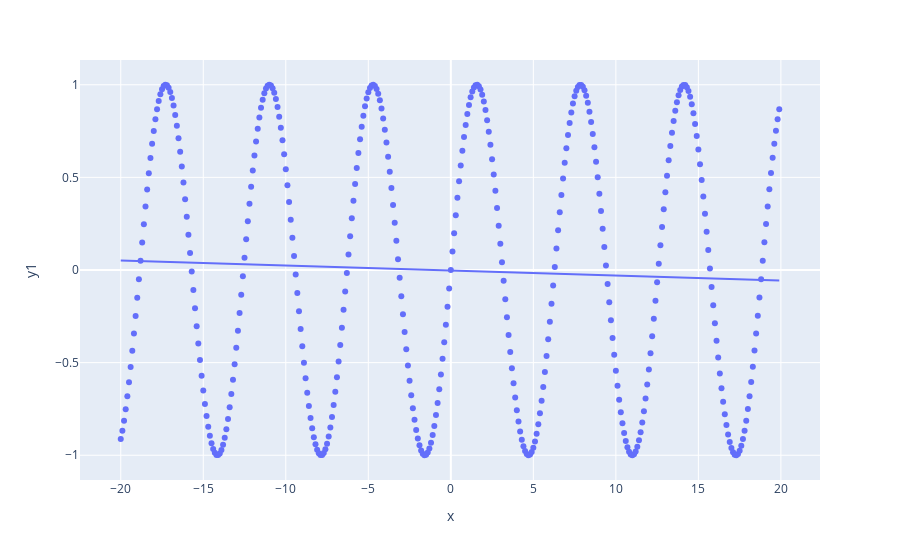
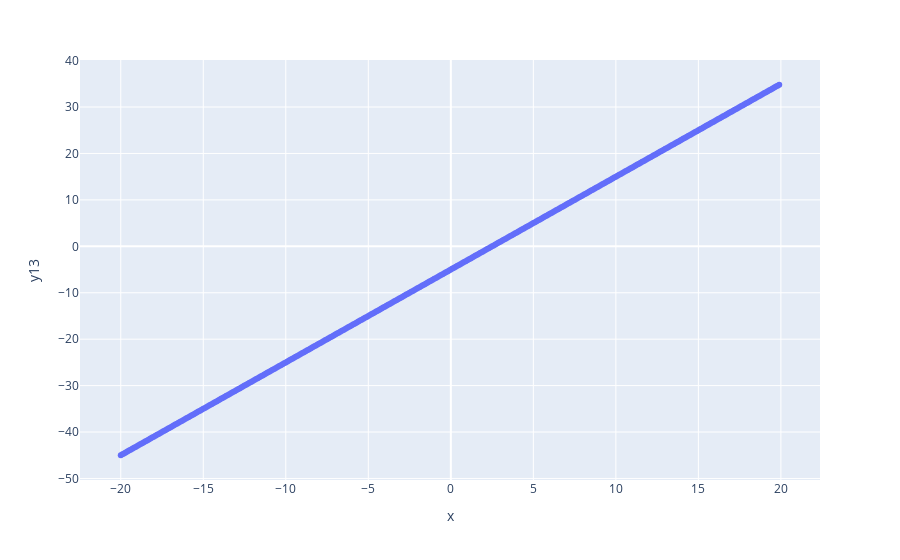
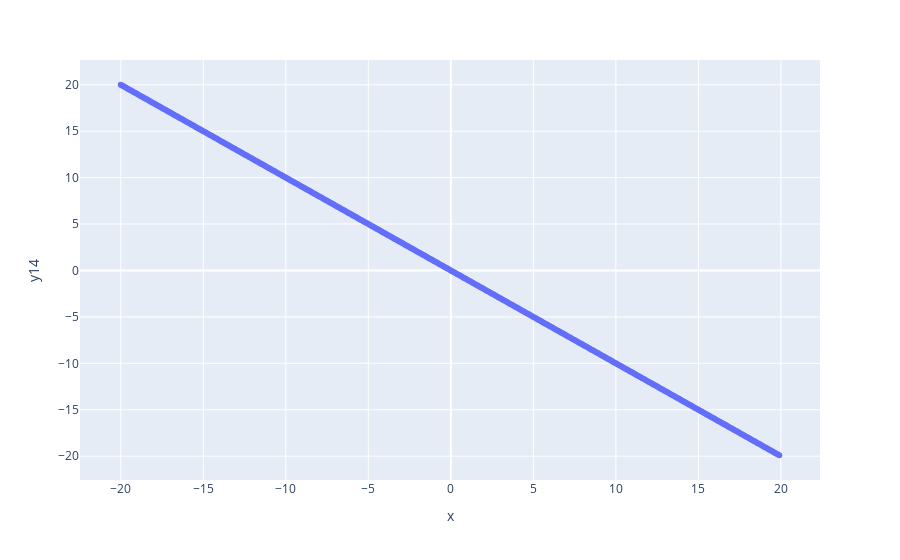
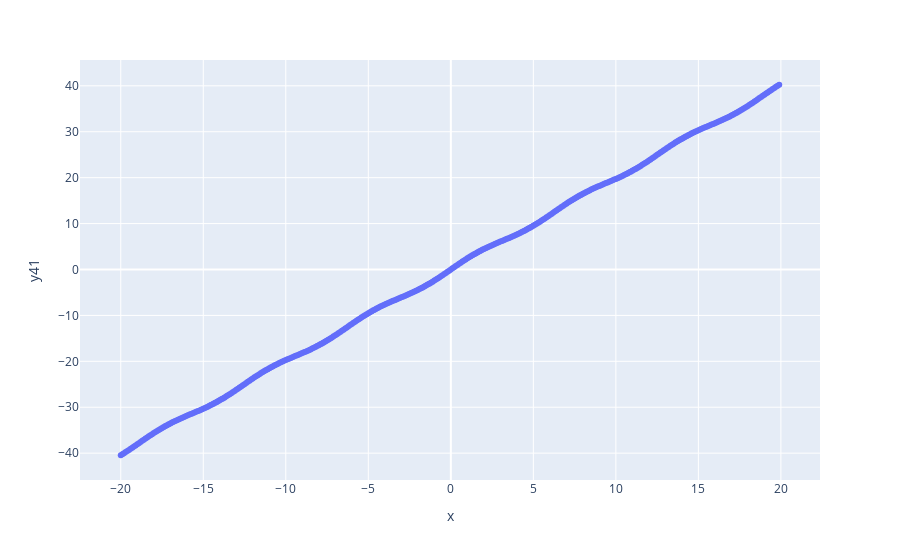

The notebook cell saved with these charts, in order:
### Code cell
import plotly.express as px #importing the library 
fig = px.scatter(train, x="x", y="y4", trendline="ols") #Creating the plot
fig.show() #Showing the plot
for i in min_ideal:
    fig = px.scatter(min_ideal, x="x", y=min_ideal[i], trendline="ols") #Creating the plot
    fig.show() #Showing the plot

### Figure 1 — Plotly figure (JSON) as saved in the notebook; plotly's stock layout.template omitted (floating-point values rounded to 4 significant figures; data arrays with more than 128 entries replaced by an {"elided": "..."} marker saying what was removed)
{"data": [{"hovertemplate": "x=%{x}<br>y1=%{y}<extra></extra>", "legendgroup": "", "marker": {"color": "#636efa", "symbol": "circle"}, "mode": "markers", "name": "", "orientation": "v", "showlegend": false, "type": "scatter", "x": {"elided": "400 float values"}, "xaxis": "x", "y": {"elided": "400 float values"}, "yaxis": "y"}, {"hovertemplate": "<b>OLS trendline</b><br>y1 = -0.0027163 * x + -0.00241818<br>R<sup>2</sup>=0.002005<br><br>x=%{x}<br>y1=%{y} <b>(trend)</b><extra></extra>", "legendgroup": "", "marker": {"color": "#636efa", "symbol": "circle"}, "mode": "lines", "name": "", "showlegend": false, "type": "scatter", "x": {"elided": "400 float values"}, "xaxis": "x", "y": {"elided": "400 float values"}, "yaxis": "y"}], "layout": {"legend": {"tracegroupgap": 0}, "margin": {"t": 60}, "xaxis": {"anchor": "y", "domain": [0, 1], "title": {"text": "x"}}, "yaxis": {"anchor": "x", "domain": [0, 1], "title": {"text": "y1"}}}}

### Figure 2 — Plotly figure (JSON) as saved in the notebook; plotly's stock layout.template omitted (floating-point values rounded to 4 significant figures; data arrays with more than 128 entries replaced by an {"elided": "..."} marker saying what was removed)
{"data": [{"hovertemplate": "x=%{x}<br>y13=%{y}<extra></extra>", "legendgroup": "", "marker": {"color": "#636efa", "symbol": "circle"}, "mode": "markers", "name": "", "orientation": "v", "showlegend": false, "type": "scatter", "x": {"elided": "400 float values"}, "xaxis": "x", "y": {"elided": "400 float values"}, "yaxis": "y"}, {"hovertemplate": "<b>OLS trendline</b><br>y13 = 2 * x + -5<br>R<sup>2</sup>=1.000000<br><br>x=%{x}<br>y13=%{y} <b>(trend)</b><extra></extra>", "legendgroup": "", "marker": {"color": "#636efa", "symbol": "circle"}, "mode": "lines", "name": "", "showlegend": false, "type": "scatter", "x": {"elided": "400 float values"}, "xaxis": "x", "y": {"elided": "400 float values"}, "yaxis": "y"}], "layout": {"legend": {"tracegroupgap": 0}, "margin": {"t": 60}, "xaxis": {"anchor": "y", "domain": [0, 1], "title": {"text": "x"}}, "yaxis": {"anchor": "x", "domain": [0, 1], "title": {"text": "y13"}}}}

### Figure 3 — Plotly figure (JSON) as saved in the notebook; plotly's stock layout.template omitted (floating-point values rounded to 4 significant figures; data arrays with more than 128 entries replaced by an {"elided": "..."} marker saying what was removed)
{"data": [{"hovertemplate": "x=%{x}<br>y14=%{y}<extra></extra>", "legendgroup": "", "marker": {"color": "#636efa", "symbol": "circle"}, "mode": "markers", "name": "", "orientation": "v", "showlegend": false, "type": "scatter", "x": {"elided": "400 float values"}, "xaxis": "x", "y": {"elided": "400 float values"}, "yaxis": "y"}, {"hovertemplate": "<b>OLS trendline</b><br>y14 = -1 * x + 2.52576e-15<br>R<sup>2</sup>=1.000000<br><br>x=%{x}<br>y14=%{y} <b>(trend)</b><extra></extra>", "legendgroup": "", "marker": {"color": "#636efa", "symbol": "circle"}, "mode": "lines", "name": "", "showlegend": false, "type": "scatter", "x": {"elided": "400 float values"}, "xaxis": "x", "y": {"elided": "400 float values"}, "yaxis": "y"}], "layout": {"legend": {"tracegroupgap": 0}, "margin": {"t": 60}, "xaxis": {"anchor": "y", "domain": [0, 1], "title": {"text": "x"}}, "yaxis": {"anchor": "x", "domain": [0, 1], "title": {"text": "y14"}}}}

### Figure 4 — Plotly figure (JSON) as saved in the notebook; plotly's stock layout.template omitted (floating-point values rounded to 4 significant figures; data arrays with more than 128 entries replaced by an {"elided": "..."} marker saying what was removed)
{"data": [{"hovertemplate": "x=%{x}<br>y41=%{y}<extra></extra>", "legendgroup": "", "marker": {"color": "#636efa", "symbol": "circle"}, "mode": "markers", "name": "", "orientation": "v", "showlegend": false, "type": "scatter", "x": {"elided": "400 float values"}, "xaxis": "x", "y": {"elided": "400 float values"}, "yaxis": "y"}, {"hovertemplate": "<b>OLS trendline</b><br>y41 = 1.99864 * x + -0.00120909<br>R<sup>2</sup>=0.999770<br><br>x=%{x}<br>y41=%{y} <b>(trend)</b><extra></extra>", "legendgroup": "", "marker": {"color": "#636efa", "symbol": "circle"}, "mode": "lines", "name": "", "showlegend": false, "type": "scatter", "x": {"elided": "400 float values"}, "xaxis": "x", "y": {"elided": "400 float values"}, "yaxis": "y"}], "layout": {"legend": {"tracegroupgap": 0}, "margin": {"t": 60}, "xaxis": {"anchor": "y", "domain": [0, 1], "title": {"text": "x"}}, "yaxis": {"anchor": "x", "domain": [0, 1], "title": {"text": "y41"}}}}
